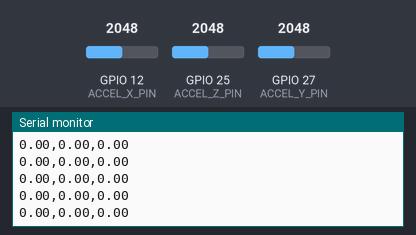
This sketch was run on a simulated ESP32. Parts: the last lines printed to the serial monitor. Inputs (shaded band) come from the test bench; at power-on: GPIO 12 (ACCEL_X_PIN) = 2048, GPIO 25 (ACCEL_Z_PIN) = 2048, GPIO 27 (ACCEL_Y_PIN) = 2048. Nothing arrives over Bluetooth unless stated; a phone connects over Bluetooth LE 3 s after start.

Above: at 1.2 s.
1.3 s: GPIO 12 (ACCEL_X_PIN) set to 2866
At 1.31 s:
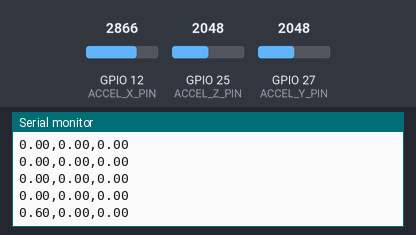
4.3 s: GPIO 25 (ACCEL_Z_PIN) set to 0
At 5.01 s:
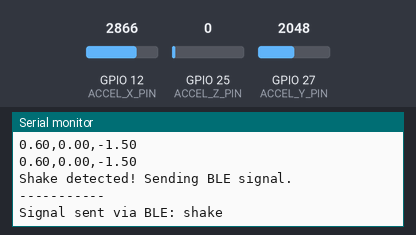
6.5 s: GPIO 27 (ACCEL_Y_PIN) set to 2866
At 6.51 s:
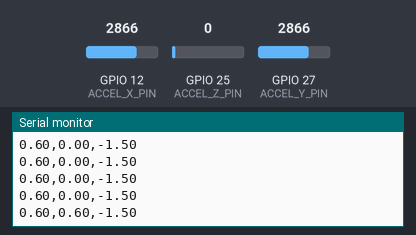
8.0 s: GPIO 25 (ACCEL_Z_PIN) set to 491
At 8.01 s:
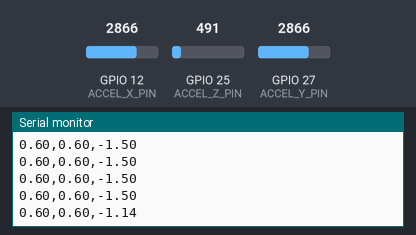
9.5 s: GPIO 12 (ACCEL_X_PIN) set to 3603
At 9.51 s:
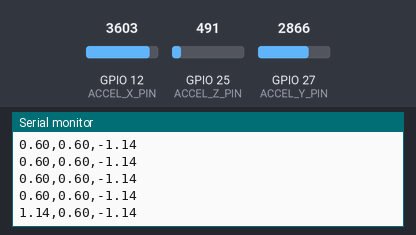
11.0 s: GPIO 27 (ACCEL_Y_PIN) set to 3603
At 11.01 s:
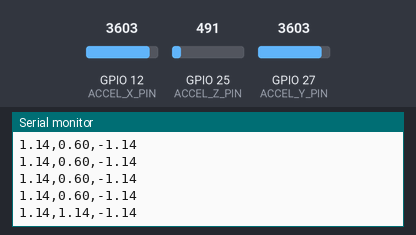
Timing chart, 0 to 13.5 s (numbered marks = the images above; inputs shaded):
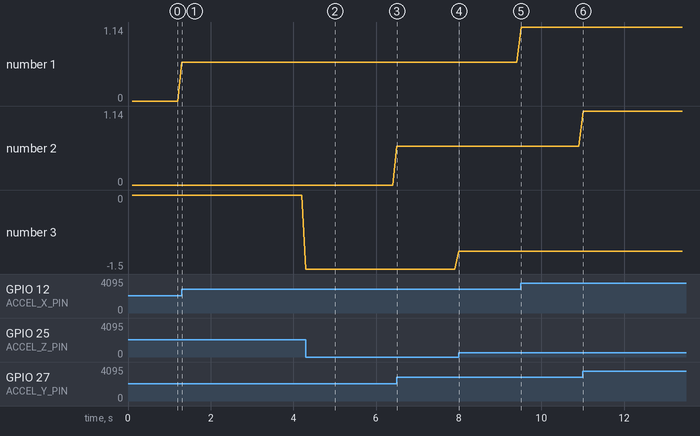

The sketch:

Hukumikuji.ino
```cpp
// Hukumikuji.ino

// グローバル変数 (loop制御用)
unsigned long g_lastReadTime = 0;
const long READ_INTERVAL_MS = 100;

// シェイク信号送信のクールダウン用グローバル変数と定数
unsigned long g_lastShakeSignalSentTime = 0; // 最後にシェイク信号を送信した時刻
const unsigned long SHAKE_SIGNAL_COOLDOWN_MS = 5000; // 5秒 (5000ミリ秒)

void setup() {
  Serial.begin(115200);
  Serial.println("Initializing Hukumikuji System (Functional Approach - No Deque with Cooldown)..."); // メッセージ変更

  accelerometer_setup();
  ble_setup();

  Serial.println("System initialized. Waiting for BLE connection...");
}

void loop() {
  unsigned long currentTime = millis(); // 現在時刻を一度だけ取得

  // センサーデータの読み取りとシェイク検出ロジック (0.1秒ごと)
  if (currentTime - g_lastReadTime >= READ_INTERVAL_MS) {
    g_lastReadTime = currentTime;

    float xG, yG, zG;
    accelerometer_read_gs(xG, yG, zG);

    shake_detector_update(xG, yG, zG);

    if (is_shake_detected()) {
      // シェイクが検出された場合、クールダウンタイムを確認
      if (currentTime - g_lastShakeSignalSentTime >= SHAKE_SIGNAL_COOLDOWN_MS) {
        Serial.println("Shake detected! Sending BLE signal.");
        ble_send_signal("shake");
        g_lastShakeSignalSentTime = currentTime; // 信号を送信した時刻を更新
      } else {
        // Serial.println("Shake detected, but in cooldown. Signal not sent."); // デバッグ用
      }
    }
  }
}
```

function_new.ino
```cpp
#include <BLEDevice.h>
#include <BLEServer.h>
#include <BLEUtils.h>
#include <BLE2902.h>
#include <string>
#include <algorithm> // std::min, std::max を使う場合などに必要になることがある

// -------- グローバル定数とピン定義 --------
const int ACCEL_X_PIN = 12;
const int ACCEL_Y_PIN = 27;
const int ACCEL_Z_PIN = 25;
const int NUM_READINGS_ACCEL = 10;
const float ZERO_G_ADC_VALUE_ACCEL = 2048.0;
const float ADC_UNITS_PER_G_ACCEL = 1100.0 * (4095.0 / 3300.0);

const char* BLE_DEVICE_NAME_STR = "Hukuyakuji";
const char* SERVICE_UUID_STR = "4fafc201-1fb5-459e-8fcc-c5c9c331914a";
const char* EVENT_CHAR_UUID_STR = "beefcafe-36e1-4688-b7f5-00000000000c";

const float SHAKE_DETECT_THRESHOLD_G = 1.5;
const int SHAKE_DATA_WINDOW_SIZE = 10; // リングバッファのサイズ

// -------- グローバル変数 --------
// BLE関連 (変更なし)
BLEServer* pServer = nullptr;
BLEService* pService = nullptr;
BLECharacteristic* pEventCharacteristic = nullptr;
bool g_bleClientConnected = false;

// シェイク検出関連 (リングバッファに変更)
float g_xHistory[SHAKE_DATA_WINDOW_SIZE];
float g_yHistory[SHAKE_DATA_WINDOW_SIZE];
float g_zHistory[SHAKE_DATA_WINDOW_SIZE];
int g_accelHistoryIndex = 0; // 次にデータを書き込む位置
int g_accelHistoryCount = 0; // バッファ内の有効なデータ数
bool g_shakeOccurred = false;

// -------- BLE コールバック関数 --------
class MyServerCallbacks : public BLEServerCallbacks {
  void onConnect(BLEServer* pServerInstance) {
    g_bleClientConnected = true;
    Serial.println("BLE Client Connected");
  }

  void onDisconnect(BLEServer* pServerInstance) {
    g_bleClientConnected = false;
    Serial.println("BLE Client Disconnected - Restarting advertising...");
    pServerInstance->getAdvertising()->start();
  }
};

// -------- 加速度センサー関連関数 -------- (変更なし)
void accelerometer_setup() {
  Serial.println("Accelerometer setup complete.");
}

void accelerometer_read_gs(float &xG, float &yG, float &zG) {
  long sumX = 0, sumY = 0, sumZ = 0;
  for (int i = 0; i < NUM_READINGS_ACCEL; i++) {
    sumX += analogRead(ACCEL_X_PIN);
    sumY += analogRead(ACCEL_Y_PIN);
    sumZ += analogRead(ACCEL_Z_PIN);
    delayMicroseconds(100);
  }
  int rawX = sumX / NUM_READINGS_ACCEL;
  int rawY = sumY / NUM_READINGS_ACCEL;
  int rawZ = sumZ / NUM_READINGS_ACCEL;

  xG = (rawX - ZERO_G_ADC_VALUE_ACCEL) / ADC_UNITS_PER_G_ACCEL;
  yG = (rawY - ZERO_G_ADC_VALUE_ACCEL) / ADC_UNITS_PER_G_ACCEL;
  zG = (rawZ - ZERO_G_ADC_VALUE_ACCEL) / ADC_UNITS_PER_G_ACCEL;
  // シリアルプロッタ用のデータ出力追加
  Serial.print(xG);
  Serial.print(",");
  Serial.print(yG);
  Serial.print(",");
  Serial.println(zG);
}

// -------- シェイク検出関連関数 --------
// 固定長配列を受け取るように変更
float get_peak_to_peak(const float history[], int count) {
  if (count == 0) {
    return 0.0;
  }
  float minVal = history[0];
  float maxVal = history[0];
  // count が SHAKE_DATA_WINDOW_SIZE より小さい場合（バッファ充填中）も考慮
  for (int i = 1; i < count; ++i) {
    if (history[i] < minVal) minVal = history[i];
    if (history[i] > maxVal) maxVal = history[i];
  }
  return maxVal - minVal;
}

void shake_detector_update(float xG, float yG, float zG) {
  // リングバッファにデータを格納
  g_xHistory[g_accelHistoryIndex] = xG;
  g_yHistory[g_accelHistoryIndex] = yG;
  g_zHistory[g_accelHistoryIndex] = zG;

  g_accelHistoryIndex = (g_accelHistoryIndex + 1) % SHAKE_DATA_WINDOW_SIZE;

  if (g_accelHistoryCount < SHAKE_DATA_WINDOW_SIZE) {
    g_accelHistoryCount++;
  }

  g_shakeOccurred = false; // 毎回の評価前にリセット

  // シェイク判定はバッファが完全に満たされてから行うのが一般的
  // もしくは、g_accelHistoryCount が一定数以上になったら行うなど調整可能
  if (g_accelHistoryCount < SHAKE_DATA_WINDOW_SIZE) { // 今回はウィンドウサイズ分溜まるまで判定しない
    return;
  }

  // バッファが満たされている場合、全要素を使ってピークツーピークを計算
  float ptpX = get_peak_to_peak(g_xHistory, SHAKE_DATA_WINDOW_SIZE);
  float ptpY = get_peak_to_peak(g_yHistory, SHAKE_DATA_WINDOW_SIZE);
  float ptpZ = get_peak_to_peak(g_zHistory, SHAKE_DATA_WINDOW_SIZE);

  // (もしバッファ充填中でも判定したい場合は、get_peak_to_peak に g_accelHistoryCount を渡す)
  // float ptpX = get_peak_to_peak(g_xHistory, g_accelHistoryCount);
  // float ptpY = get_peak_to_peak(g_yHistory, g_accelHistoryCount);
  // float ptpZ = get_peak_to_peak(g_zHistory, g_accelHistoryCount);


  if (ptpX > SHAKE_DETECT_THRESHOLD_G || ptpY > SHAKE_DETECT_THRESHOLD_G || ptpZ > SHAKE_DETECT_THRESHOLD_G) {
    g_shakeOccurred = true;
  }
}

bool is_shake_detected() {
  return g_shakeOccurred;
}

// -------- BLE処理関連関数 -------- (変更なし)
void ble_setup() {
  BLEDevice::init(BLE_DEVICE_NAME_STR);
  pServer = BLEDevice::createServer();
  pServer->setCallbacks(new MyServerCallbacks());

  pService = pServer->createService(SERVICE_UUID_STR);

  pEventCharacteristic = pService->createCharacteristic(
                         EVENT_CHAR_UUID_STR,
                         BLECharacteristic::PROPERTY_READ |
                         BLECharacteristic::PROPERTY_NOTIFY
                       );
  pEventCharacteristic->addDescriptor(new BLE2902());

  pService->start();

  BLEAdvertising* pAdvertising = BLEDevice::getAdvertising();
  pAdvertising->addServiceUUID(SERVICE_UUID_STR);
  pAdvertising->setScanResponse(true);
  BLEDevice::startAdvertising();

  Serial.println("BLE setup complete. Advertising started.");
}

void ble_send_signal(const char* signal_str) {
  if (g_bleClientConnected && pEventCharacteristic != nullptr) {
    pEventCharacteristic->setValue(signal_str);
    pEventCharacteristic->notify();
    Serial.println("-----------");
    Serial.println("");
    Serial.println("");
    Serial.print("Signal sent via BLE: ");
    Serial.println(signal_str);
    Serial.println("");
    Serial.println("");
    Serial.println("-----------");
  } else if (!g_bleClientConnected) {
    Serial.println("Cannot send BLE signal, no client connected.");
  }
}
```

Measured:
- after the input at 1.3 s, the serial monitor: prints a new line at once (image 1)
- after the input at 4.3 s, the serial monitor: prints a new line at once (image 2)
- after the input at 6.5 s, the serial monitor: prints a new line at once (image 3)
- after the input at 8.0 s, the serial monitor: prints a new line at once (image 4)
- after the input at 9.5 s, the serial monitor: prints a new line at once (image 5)
- after the input at 11.0 s, the serial monitor: prints a new line at once (image 6)
- plotted number 1: 0 → 0.6 after the input at 1.3 s, 0.6 → 1.14 after the input at 9.5 s
- plotted number 3: 0 → -1.5 after the input at 4.3 s, -1.5 → -1.14 after the input at 8.0 s
